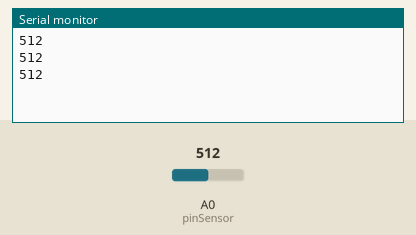
This sketch was run on a simulated Arduino Uno, built with avr-gcc and run on an emulated ATmega328P. Shown: the last lines printed to the serial monitor. Inputs (shaded band) come from the test bench; at power-on: A0 (pinSensor) = 512.

Above: at 1.3 s.
1.4 s: A0 (pinSensor) set to 716
At 1.9 s:
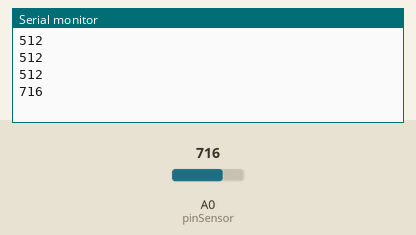
2.9 s: A0 (pinSensor) set to 900
At 3.4 s:
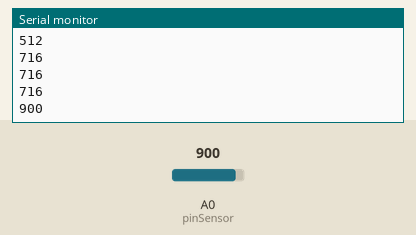
Timing chart, 0 to 5.9 s (numbered marks = the images above; inputs shaded):
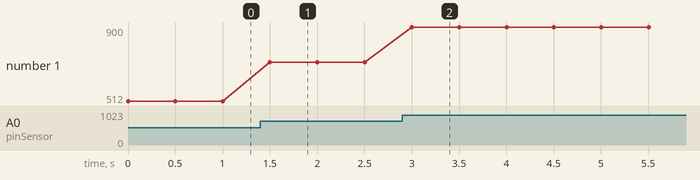

The sketch:

check_sensor.ino
```cpp
#define pinSensor A0
void setup() {
  Serial.begin(9600);
}

void loop() {
  Serial.println(analogRead(pinSensor));
  delay(500);
}
```

Measured:
- after the input at 1.4 s, the serial monitor: prints a new line after 0.10 s (image 1)
- after the input at 2.9 s, the serial monitor: prints a new line after 0.10 s (image 2)
- plotted number 1: 512 → 716 after the input at 1.4 s, 716 → 900 after the input at 2.9 s
